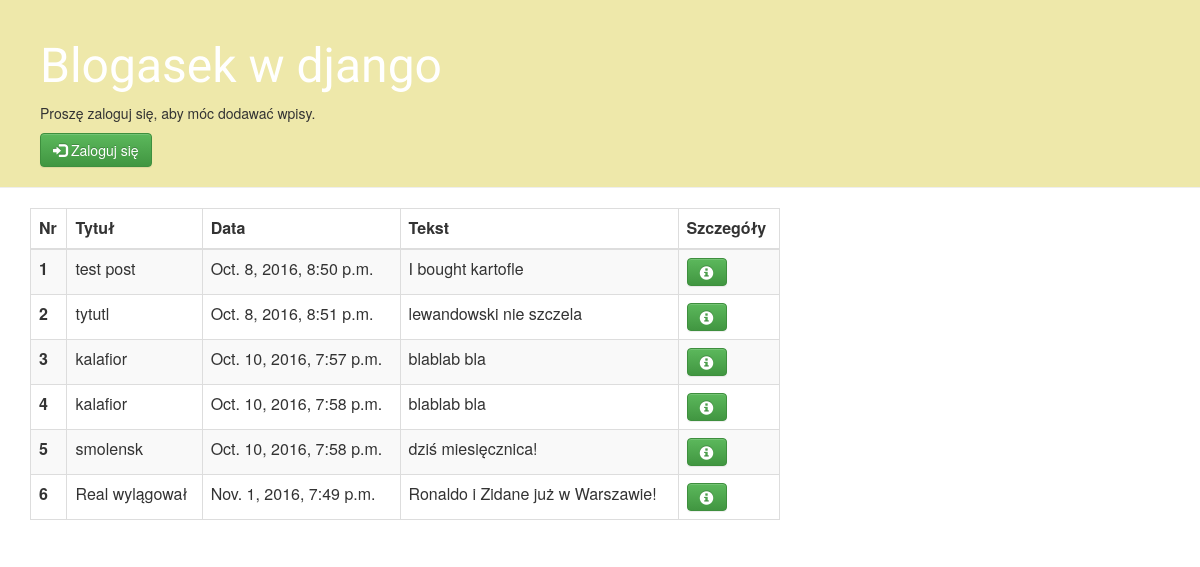
The app's page /blogasek/, older data.
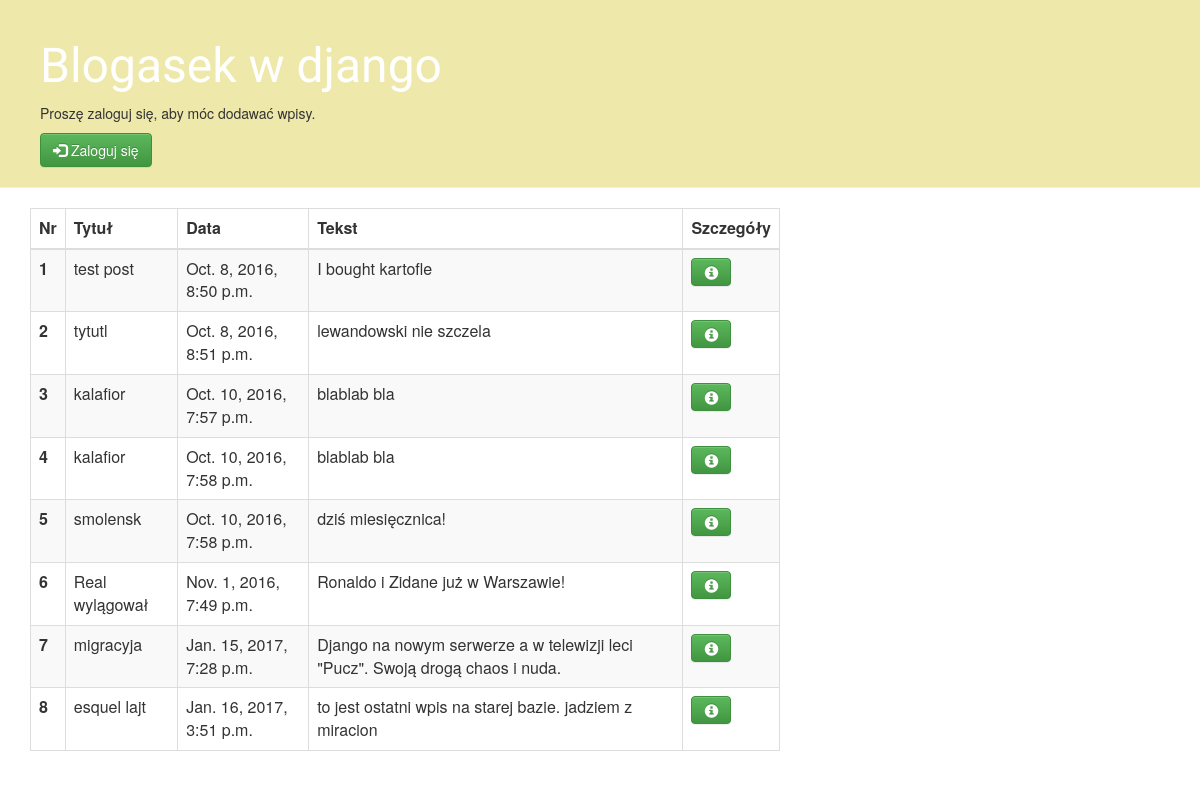
The same page, newer data.
### blogasek/models.py (models this page shows, shortened)
class Post(models.Model):
    author = models.ForeignKey('auth.User')
    title = models.CharField(max_length=200)
    text = models.TextField()
    created_date = models.DateTimeField(
            default=timezone.now)
    published_date = models.DateTimeField(
            blank=True, null=True)

### blogasek/views.py (the view)
def post_list(request):
    posty = Post.objects.filter(published_date__lte=timezone.now()).order_by('published_date')
    return render(request, 'blogasek/post_list.html', {'posts':posty})

### blogasek/templates/blogasek/post_list.html (shortened to what this page needs)
{% extends 'blogasek/base.html' %}
{% block content %}
<table class="table table-bordered table-striped">
  <thead class="thead-default">
    <tr>
      <th>Nr</th>
      <th>Tytuł</th>
      <th>Data</th>
      <th>Tekst</th>
      <th>Szczegóły</th>
    </tr>
  </thead>
  <tbody>
    {% for post in posts %}
    <tr>
      <th scope="row">{{ forloop.counter }}</th>
      <td>{{ post.title }}</td>
      <td>{{ post.published_date }}</td>
      <td>{{ post.text }}</td>
      <td><a href="{% url 'post_detail' pk=post.pk %}" class="btn btn-success"><span class="glyphicon glyphicon-info-sign"></span> </a></td>
    </tr>
    {% endfor %}
  </tbody>
</table>
{% endblock content %}

### blogasek/templates/blogasek/base.html (shortened to what this page needs)
{% load staticfiles %}
<html>
    <head>
        <link rel="stylesheet" href="//maxcdn.bootstrapcdn.com/bootstrap/3.2.0/css/bootstrap.min.css">
        <link rel="stylesheet" href="//maxcdn.bootstrapcdn.com/bootstrap/3.2.0/css/bootstrap-theme.min.css">
        <link rel="stylesheet" href="{% static 'css/blogasek.css' %}">
    </head>
<body>
    <div class="page-header">
        <h1><a href="/blogasek">Blogasek w django</a></h1>
       {% if user.is_authenticated %}
           <p>Witaj: {{ user.get_username }}. Dziękuję za zalogowanie. </p>
       <a href="/{{ user.get_username }}/logout" class="btn btn-primary btn-warning"><span class="glyphicon glyphicon-log-out"></span> Wyloguj</a>
       {% else %}
           <p>Proszę zaloguj się, aby móc dodawać wpisy.</p>
           <a href="{% url 'admin:index' %}" class="btn btn-primary btn-success"><span class="glyphicon glyphicon-log-in"></span> Zaloguj się</a>
       {% endif %}
    </div>
    <div class="content container">
        <div class="row">
            <div class="col-md-8">
            {% block content %}
            {% endblock %}
            </div>
        </div>
    </div>
</body>
</html>

### static/css/blogasek.css (style rules this page uses)
h1 a { color: red; font-family: 'Lobster'; }
.page-header { background-color: PaleGoldenRod; margin-top: 0; padding: 20px 20px 20px 40px; }
.page-header h1, .page-header h1 a, .page-header h1 a:visited, .page-header h1 a:active { color: #ffffff; font-size: 36pt; text-decoration: none; }

Row changes from the older to the newer data that the page shows:
added Post: title "migracyja", published_date "Jan. 15, 2017, 7:28 p.m.", text "Django na nowym serwerze a w telewizji leci \"Pucz\". Swoją drogą chaos i nuda."
added Post: title "esquel lajt", published_date "Jan. 16, 2017, 3:51 p.m.", text "to jest ostatni wpis na starej bazie. jadziem z miracion"
